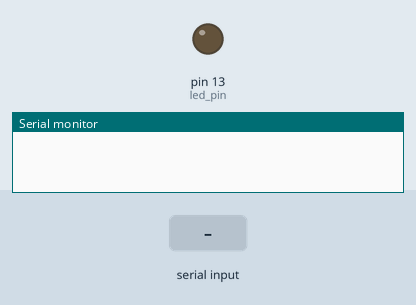
Simulated run of this sketch. Board: Arduino Uno, built with avr-gcc and run on an emulated ATmega328P. Parts: output pins drawn as LEDs (lit = HIGH), the last lines printed to the serial monitor. The test bench sets the inputs (shaded band).

Above: at 1.2 s.
1.3 s: "on" received over Serial
At 3.5 s:
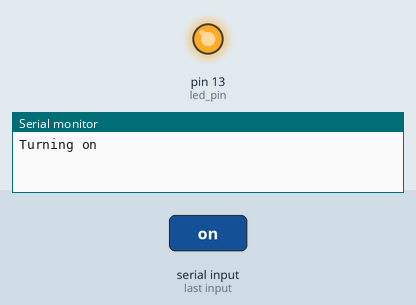
3.8 s: "off" received over Serial
At 5.6 s:
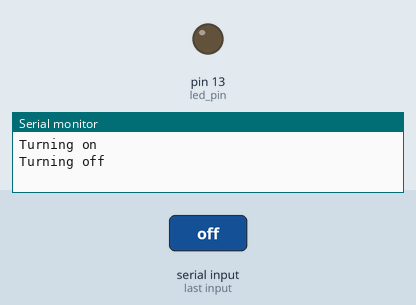
Timing chart, 0 to 7.1 s (numbered marks = the images above; inputs shaded):
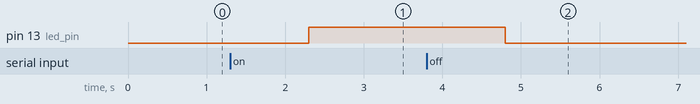

The sketch:

arduino.ino
```cpp
const int led_pin = 13;
void setup() {
// Turn the Serial Protocol ON
  Serial.begin(9600);
  pinMode(led_pin, OUTPUT);
}
void loop() {
  if (Serial.available()) {
    String str = Serial.readString();

    if (str == "on") {
      Serial.println("Turning on");
      digitalWrite(led_pin, HIGH);

    } else if (str == "off") {
      Serial.println("Turning off");
      digitalWrite(led_pin, LOW);

    } else {
      Serial.println("Unknown");
    }
  }
}
```

Measured:
- after the input at 1.3 s, pin 13 (led_pin): LOW → HIGH after 1.0 s
- after the input at 3.8 s, pin 13 (led_pin): HIGH → LOW after 1.0 s
